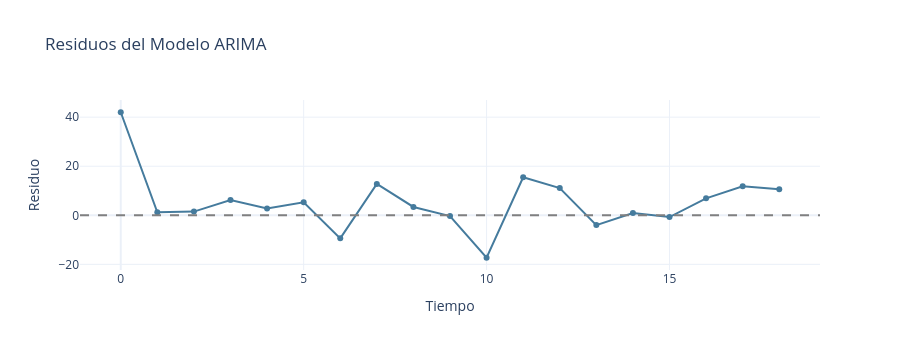

The cell this chart's notebook holds for it:
### Markdown cell above
## 10.5. Diagnóstico de residuos

### Code cell
residuos = mejor_modelo.resid
from statsmodels.stats.diagnostic import acorr_ljungbox
lb = acorr_ljungbox(residuos, lags=[4], return_df=True)
print("=== Diagnóstico de residuos ===")
print(f"Media residuos:   {residuos.mean():.4f}")
print(f"Ljung-Box Q*:     {lb['lb_stat'].values[0]:.4f}")
print(f"Ljung-Box p-val:  {lb['lb_pvalue'].values[0]:.4f}")
print(f"Conclusión: {'✔ Residuos independientes' if lb['lb_pvalue'].values[0]>0.05 else '⚠ Autocorrelación en residuos'}")

fig = go.Figure()
fig.add_trace(go.Scatter(x=list(range(len(residuos))), y=residuos.values,
                          mode='lines+markers', name='Residuos',
                          line=dict(color='#457B9D')))
fig.add_hline(y=0, line_dash='dash', line_color='gray')
fig.update_layout(title='Residuos del Modelo ARIMA', xaxis_title='Tiempo',
                   yaxis_title='Residuo', height=350, template='plotly_white')
fig.show()

### Figure 1 — Plotly figure (JSON) as saved in the notebook; plotly's stock layout.template omitted (floating-point values rounded to 4 significant figures)
{"data": [{"line": {"color": "#457B9D"}, "mode": "lines+markers", "name": "Residuos", "type": "scatter", "x": [0, 1, 2, 3, 4, 5, 6, 7, 8, 9, 10, 11, 12, 13, 14, 15, 16, 17, 18], "y": [42.0, 1.2, 1.5, 6.2, 2.8, 5.3, -9.4, 12.8, 3.4, -0.3, -17.3, 15.5, 11.1, -4.0, 0.9, -0.7, 6.9, 11.8, 10.6]}], "layout": {"height": 350, "shapes": [{"line": {"color": "gray", "dash": "dash"}, "type": "line", "x0": 0, "x1": 1, "xref": "x domain", "y0": 0, "y1": 0, "yref": "y"}], "title": {"text": "Residuos del Modelo ARIMA"}, "xaxis": {"title": {"text": "Tiempo"}}, "yaxis": {"title": {"text": "Residuo"}}}}
